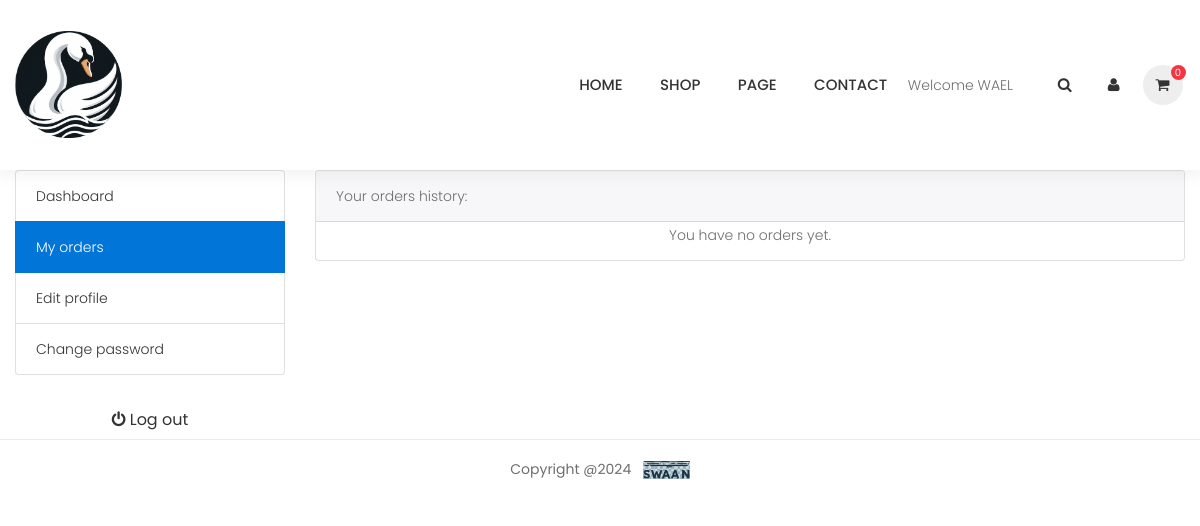
/accounts/my_orders/ (signed in), run on an earlier commit of the app's database.
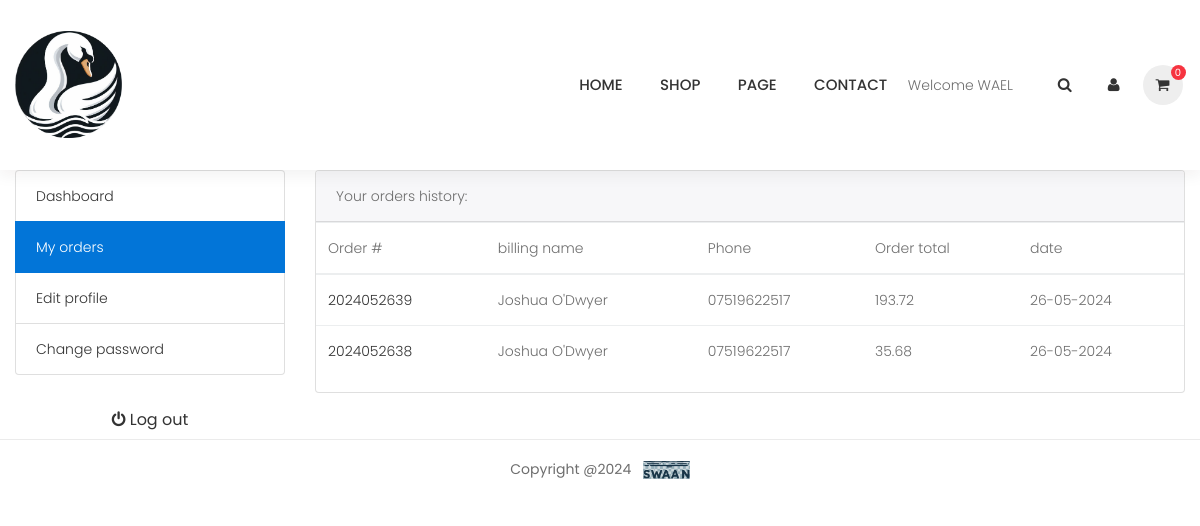
And on a later commit of the database.
### accounts/models.py (models this page shows, shortened)
class Account(AbstractBaseUser):
    first_name=models.CharField(max_length=50)
    last_name=models.CharField(max_length=50)
    username=models.CharField(max_length=50,unique=True)
    email=models.EmailField(max_length=200,unique=True)
    phone_number=models.CharField(max_length=50)
    date_joined=models.DateTimeField(auto_now_add=True)
    last_login=models.DateTimeField(auto_now_add=True)
    is_admin = models.BooleanField(default=False)
    is_staff = models.BooleanField(default=False)
    is_active = models.BooleanField(default=False)
    is_superadmin = models.BooleanField(default=False)
    notify_me = models.BooleanField(default=False)
    USERNAME_FIELD="email"
    REQUIRED_FIELDS=["username","first_name","last_name"]
    objects=MyAccountManager()

### orders/models.py (models this page shows, shortened)
class Order(models.Model):
    STATUS={'New':'New','Accepted':'Accepted','Completed': 'Completed','Cancelled':'Cancelled'}
    user=models.ForeignKey(Account,on_delete=models.CASCADE)
    payment=models.ForeignKey(Payment,on_delete=models.SET_NULL,blank=True,null=True)
    order_number=models.CharField(max_length=50)
    first_name=models.CharField(max_length=30)
    last_name=models.CharField(max_length=30)
    phone=models.CharField(max_length=15)
    postal_code=models.CharField(max_length=15,blank=True,null=True)
    email=models.EmailField()
    address_line_1=models.CharField(max_length=100)
    address_line_2=models.CharField(max_length=100,blank=True)
    country=models.CharField(max_length=50)
    state=models.CharField(max_length=50)
    city=models.CharField(max_length=50)
    order_note=models.CharField(max_length=200,blank=True,null=True)
    order_total=models.FloatField()
    tax=models.FloatField(default=0.0)
    status=models.CharField(max_length=10,choices=STATUS.items(),default='New')
    ip=models.CharField(blank=True,max_length=40)
    is_ordered = models.BooleanField(default=False)
    created_at=models.DateTimeField(auto_now_add=True)
    updated_at=models.DateTimeField(auto_now=True)
    def full_name(self):
        return f"{self.first_name} {self.last_name}"

### accounts/views.py (the view)
# urls.py: path('my_orders/',views.my_orders,name='my_orders'),
def my_orders(request):
    try:
      orders=Order.objects.filter(user=request.user,is_ordered=True).order_by('-created_at')
    except:
        orders=None
    context={
        'orders':orders
    }
    return render(request,'accounts/my_orders.html',context)

### project/context_processors.py (called while the page is built)
def _cart_id(request):
    cart = request.session.session_key
    if not cart:
        request.session['cart'] = cart
    return cart

def get_categories(request):
    categories=Category.objects.all()
    return  {'categories':categories}

def get_cart_count(request):
    items_count=0
    cart_items={}
    if 'admin' in request.path:
        return {}
    else:
        try:
            cart=Cart.objects.filter(cart_id=_cart_id(request))
            if request.user.is_authenticated:
                cart_items=CartItem.objects.all().filter(user=request.user)
            else:
                cart_items=CartItem.objects.all().filter(cart=cart[:1])
            for item in cart_items:
                items_count+=item.quantity
        except Cart.DoesNotExist:
            items_count=0
    return {'cart_count':items_count}

def get_cart_items(request):
    cart_items=None
    if 'admin' in request.path:
        return {}
    else:
        try:
            cart=Cart.objects.filter(cart_id=_cart_id(request))
            if request.user.is_authenticated:
                cart_items=CartItem.objects.all().filter(user=request.user)
            else:
                cart_items=CartItem.objects.all().filter(cart=cart[:1])
        except Cart.DoesNotExist:
            cart_items=None
    return {'cart_items':cart_items}

### templates/accounts/my_orders.html (shortened to what this page needs)
{% extends 'base.html' %}
{% load static%}
{% block content %}
<section class="section-conten padding-y bg">
    <div class="container">
        <div class="row">
            {% include "includes/dashboard_sidebar.html" %}
            <main class="col-md-9">
                <article class="card">
                    <header class="card-header">
                        <span>Your orders history:</span>
                    </header>
                    {% if not orders %}
                    <div class="card-body">
                        <div class="card-title text-center">You have no orders yet.</div>
                    </div>
                    {% else %}
                    <div class="card-body">
                        <div class="row">
                            <div class="col-md-12">
                                <table class="table table-hover">
                                    <thead>
                                      <tr>
                                        <th scope="col">Order #</th>
                                        <th scope="col">billing name</th>
                                        <th scope="col">Phone</th>
                                        <th scope="col">Order total</th>
                                        <th scope="col">date</th>
                                      </tr>
                                    </thead>
                                    <tbody>
                                        {% for order in orders %}
                                      <tr>
                                       <th scope="row"> <a href="{% url 'order_details' order.order_number %}" >{{order.order_number}}</a></th>
                                        <td>{{order.full_name}}</td>
                                        <td>{{order.phone}}</td>
                                        <td>{{order.order_total |floatformat:2}}</td>
                                        <td>{{order.created_at | date:"d-m-Y" }}</td>
                                      </tr>
                                      {% endfor %}
                                    </tbody>
                                  </table>
                            </div>
                        </div>
                    </div>
                    {% endif %}
                </article>
            </main>
        </div>
    </div>
</section>
{% endblock %}

### templates/base.html (shortened to what this page needs)
{% load static %}
<!DOCTYPE html>
<html xmlns="http://www.w3.org/1999/xhtml" xml:lang="en-US" lang="en-US">
<head>
    <link rel="stylesheet" type="text/css" href="{% static 'stylesheets/bootstrap.css' %}" >
    <link rel="stylesheet" type="text/css" href="{% static 'stylesheets/style.css' %}">
    <link rel="stylesheet" type="text/css" href="{% static 'stylesheets/custom.css' %}">
    <link rel="stylesheet" type="text/css" href="{% static 'stylesheets/responsive.css' %}">
    <link rel="stylesheet" type="text/css" href="{% static 'stylesheets/colors/color1.css' %}" id="colors">
    <link rel="stylesheet" type="text/css" href="{% static 'stylesheets/animate.css' %}">
</head>
<body class="header_sticky header-style-1 has-menu-extra">
    <div class="boxed">
        {% include "includes/navbar.html" %}
        {%block content %}
         {%endblock%}
    </div>
 {% include "includes/footer.html" %}
</body>
</html>

### templates/includes/navbar.html (shortened to what this page needs)
{% load static%}
<div id="site-header-wrap">
    <header id="header" class="header header-container clearfix">
        <div class="container clearfix" id="site-header-inner">
            <div id="logo" class="logo float-left wow bounceInDown" data-wow-delay="2s" data-wow-duration="6s"
            data-wow-iteration="20">
                <a href="{% url 'home' %}" title="logo">
                    <img src="{% static 'images/logo@2x.png' %}" alt="image" width="107" height="24" data-retina="{% static 'images/logo.png' %}" data-width="107" data-height="24">
                </a>
            </div>
            <ul class="menu-extra">
                <li class="box-search">
                    <a class="icon_search header-search-icon" href="#"></a>
                </li>
                <li class="box-login box-cart nav-top-cart-wrapper">
                    <a class="icon_login" href="{% url 'dashboard' %}"></a>
                </li>
                <li class="box-cart nav-top-cart-wrapper">
                    <a class="icon_cart nav-cart-trigger active" href="{% url 'cart' %}">
                        <span id='counter'></span>
                    </a>
                </li>
            </ul>
            <div class="nav-wrap">
                <nav id="mainnav" class="mainnav">
                    <ul class="menu">
                        <li class="{% if '/' == request.path %}active{% endif %}">
                            <a href="{% url 'home' %}">HOME</a>
                        </li>
                        <li class="{% if '/store/' in request.path %}active{% endif %}">
                            <a href="{% url 'shop' %}">SHOP</a>
                        </li>
                        <li class="{% if '/comming_soon/' in request.path %}active{% endif %}">
                            <a href="{% url 'comming_soon' %}">PAGE</a>
                        </li>
                        <li class="{% if '/contact/' in request.path %}active{% endif %}">
                            <a href="{% url 'contact' %}">CONTACT</a>
                        </li>
                        {% if user.is_authenticated %}
                        <li>
                            <div class="subtitle">Welcome {{user.first_name}}</div>
                        </li>
                        {% endif %}
                    </ul>
                </nav>
            </div>
        </div>
    </header>
</div>

### templates/includes/dashboard_sidebar.html
<aside class="col-md-3">
    <ul class="list-group">
      <a class="list-group-item {% if '/accounts/' == request.path %}active{% endif %}" href="{% url 'dashboard' %}"> Dashboard </a>
      <a class="list-group-item {% if '/my_orders/' in request.path %}active{% endif %}" href="{% url 'my_orders' %}"> My orders </a>
      <a class="list-group-item {% if '/edit_profile/' in request.path %}active{% endif %}" href="{% url 'edit_profile' %}"> Edit profile </a>
      <a class="list-group-item {% if '/change_password/' in request.path %}active{% endif %}" href="{% url 'change_password' %}">Change password </a>
    </ul>
    <br />
    <a class="btn btn-light btn-block" href="{% url 'logout' %}">
      <i class="fa fa-power-off"></i> <span class="text">Log out</span>
    </a>
  </aside>

### templates/includes/js_block.html (shortened to what this page needs)
{% load static %}

### templates/includes/footer.html (shortened to what this page needs)
{% load static%}
{% block footer %}
<div class="footer-bottom">
    <div class="container">
        <div class="row">
            <div class="col-md-12">
                <p class="copyright text-center">Copyright @2024 <a href="#"><img class="ml-2" src="{% static 'icon/icon.png' %}" width="4%"></a></p>
            </div>
        </div>
    </div>
</div>
{% endblock footer %}

### static/stylesheets/style.css (style rules this page uses)
html { overflow-y: scroll; -webkit-text-size-adjust: 100%; -ms-text-size-adjust: 100%; }
body { line-height: 1; -webkit-font-smoothing: antialiased; -webkit-text-size-adjust: 100%; -ms-text-size-adjust: 100%; }
a, abbr, acronym, address, applet, article, aside, audio, b, big, blockquote, body, caption, canvas, center, cite, code, dd, del, details, dfn, dialog, div, dl, dt, em, embed, fieldset, figcaption, figure, form, footer, header, hgroup, h1, h2, h3, h4, h5, h6, html, i, iframe, img, ins, kbd, label, legend, li, mark, menu, nav,object, ol, output, p, pre, q, ruby, s, samp, section, small, span, strike, strong, sub, summary, sup, tt, table, tbody, textarea, tfoot, thead, time, tr, th, td, u, ul, var, video { font-family: inherit; font-size: 100%; font-weight: inherit; font-style: inherit; vertical-align: baseline; margin: 0; padding: 0; border: 0; outline: 0; background: transparent; }
article, aside, details, figcaption, figure, footer, header, hgroup, menu, nav, section { display: block; }
ol, ul { list-style: none; }
table { border-collapse: collapse; border-spacing: 0; }
img { border: 0; -ms-interpolation-mode: bicubic; vertical-align: middle; }
*, *:before, *:after { -webkit-box-sizing: border-box; -moz-box-sizing: border-box; box-sizing: border-box; }
body { font: 14px/26px "Poppins", sans-serif; font-weight: 300; background-color: #fff; color: #6e6e6e; }
a { color: #333333; text-decoration: none; -webkit-transition: all 0.3s ease-in-out; -moz-transition: all 0.3s ease-in-out; -ms-transition: all 0.3s ease-in-out; -o-transition: all 0.3s ease-in-out; transition: all 0.3s ease-in-out; }
ul, ol { padding: 0; }
img { max-width: 100%; height: auto; }
.btn { background-image: none; }
.boxed { overflow: hidden; position: relative; }
.header { position: relative; box-shadow: 0px 5px 14.25px 0.75px rgba(36, 11, 12, 0.05); z-index: 99; }
#site-header-inner { position: relative; height: 100%; padding: 31px 0px 32px; }
.menu-extra { position: absolute; top: 50%; transform: translateY(-50%); right: 0; display: none; }
.has-menu-extra .menu-extra { display: block; }
.menu-extra .box-search .icon_search:before, .menu-extra .box-login .icon_login:before, .menu-extra .box-cart .icon_cart:before { content: ""; font-family: "FontAwesome"; }
.menu-extra .box-search .icon_search:before { content: "\f002"; }
.menu-extra .box-login .icon_login:before { content: "\f007"; }
.menu-extra .box-cart .icon_cart:before { content: "\f07a"; }
.menu-extra > li { display: inline-block; line-height: 88px; position: relative; -webkit-transition: all 0.3s ease-in-out; -moz-transition: all 0.3s ease-in-out; -ms-transition: all 0.3s ease-in-out; -o-transition: all 0.3s ease-in-out; transition: all 0.3s ease-in-out; }
.menu-extra li a { margin: 0px 2.5px; width: 40px; height: 40px; line-height: 40px; text-align: center; border-radius: 50%; font-size: 15px; color: #333333; display: inline-block; position: relative; background: transparent; }
.menu-extra li a span { width: 15px; height: 15px; font-size: 10px; line-height: 15px; color: #ffffff; font-weight: 400; position: absolute; top: 0px; right: -3px; background-color: #f63440; text-align: center; border-radius: 50%; display: inline-block; }
.menu-extra li a.active { background: #eeeeee; color: #333; }
.header-style-1 .nav-wrap { position: absolute; top: 50%; right: 0; transform: translateY(-50%); }
.header-style-1.has-menu-extra .nav-wrap { right: 187px; }
.header-center #logo, .header-style-1 #logo { margin-left: 15px; }
.header-center .menu-extra, .header-style-1 .menu-extra { right: 15px; }
#mainnav >ul { list-style: none; margin: 0; padding: 0; }
#mainnav ul li { position: relative; }
#mainnav > ul >li { display: inline-block; }
#mainnav > ul >li > a { font-weight: 500; color: #333333; font-size: 15px; line-height: 88px; margin: 0px 16.8px; display: block; }
article { margin-bottom: 27px; }
.footer-bottom { border-top: 1px solid #ebebeb; padding: 14px 0px; }
.footer-bottom .copyright { line-height: 30px; font-weight: 400; }
.footer-bottom .copyright a { color: #333333; font-weight: 500; }

What changed in the data, as far as the page shows it:
added Order: order_number "2024052639", full_name "Joshua O'Dwyer", phone "07519622517", order_total "193.72", created_at "26-05-2024"
added Order: order_number "2024052638", full_name "Joshua O'Dwyer", phone "07519622517", order_total "35.68", created_at "26-05-2024"
Also different on the page:
text no longer shown: "You have no orders yet."
text now shown: "Order # billing name Phone Order total date"
